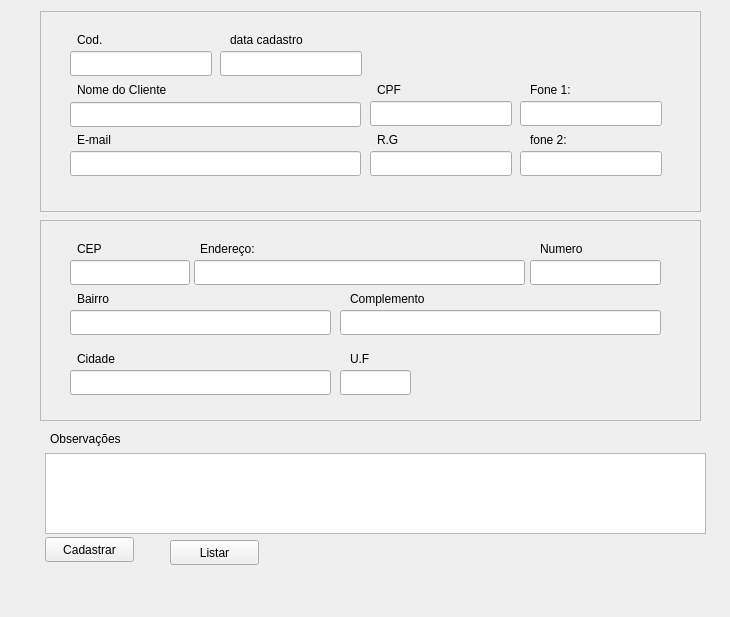
<?xml version="1.0" encoding="UTF-8"?>
<ui version="4.0">
 <class>MainWindow</class>
 <widget class="QMainWindow" name="MainWindow">
  <property name="geometry">
   <rect>
    <x>0</x>
    <y>0</y>
    <width>730</width>
    <height>617</height>
   </rect>
  </property>
  <property name="windowTitle">
   <string>MainWindow</string>
  </property>
  <widget class="QWidget" name="centralwidget">
   <widget class="QFrame" name="frame_2">
    <property name="geometry">
     <rect>
      <x>40</x>
      <y>11</y>
      <width>661</width>
      <height>201</height>
     </rect>
    </property>
    <property name="frameShape">
     <enum>QFrame::StyledPanel</enum>
    </property>
    <property name="frameShadow">
     <enum>QFrame::Raised</enum>
    </property>
    <widget class="QLabel" name="label_3">
     <property name="geometry">
      <rect>
       <x>190</x>
       <y>20</y>
       <width>93</width>
       <height>17</height>
      </rect>
     </property>
     <property name="text">
      <string>data cadastro</string>
     </property>
    </widget>
    <widget class="QLineEdit" name="ldData">
     <property name="geometry">
      <rect>
       <x>180</x>
       <y>40</y>
       <width>142</width>
       <height>25</height>
      </rect>
     </property>
    </widget>
    <widget class="QLineEdit" name="ldNome">
     <property name="geometry">
      <rect>
       <x>30</x>
       <y>91</y>
       <width>291</width>
       <height>25</height>
      </rect>
     </property>
     <property name="maximumSize">
      <size>
       <width>500</width>
       <height>16777215</height>
      </size>
     </property>
    </widget>
    <widget class="QLabel" name="label">
     <property name="geometry">
      <rect>
       <x>37</x>
       <y>70</y>
       <width>141</width>
       <height>17</height>
      </rect>
     </property>
     <property name="maximumSize">
      <size>
       <width>200</width>
       <height>16777215</height>
      </size>
     </property>
     <property name="text">
      <string>Nome do Cliente</string>
     </property>
    </widget>
    <widget class="QLabel" name="label_7">
     <property name="geometry">
      <rect>
       <x>337</x>
       <y>70</y>
       <width>71</width>
       <height>17</height>
      </rect>
     </property>
     <property name="maximumSize">
      <size>
       <width>200</width>
       <height>16777215</height>
      </size>
     </property>
     <property name="text">
      <string>CPF</string>
     </property>
    </widget>
    <widget class="QLineEdit" name="ldrg">
     <property name="geometry">
      <rect>
       <x>330</x>
       <y>140</y>
       <width>142</width>
       <height>25</height>
      </rect>
     </property>
    </widget>
    <widget class="QLabel" name="label_10">
     <property name="geometry">
      <rect>
       <x>490</x>
       <y>120</y>
       <width>71</width>
       <height>17</height>
      </rect>
     </property>
     <property name="maximumSize">
      <size>
       <width>200</width>
       <height>16777215</height>
      </size>
     </property>
     <property name="text">
      <string>fone 2:</string>
     </property>
    </widget>
    <widget class="QLabel" name="label_11">
     <property name="geometry">
      <rect>
       <x>490</x>
       <y>70</y>
       <width>71</width>
       <height>17</height>
      </rect>
     </property>
     <property name="maximumSize">
      <size>
       <width>200</width>
       <height>16777215</height>
      </size>
     </property>
     <property name="text">
      <string>Fone 1:</string>
     </property>
    </widget>
    <widget class="QLabel" name="label_8">
     <property name="geometry">
      <rect>
       <x>337</x>
       <y>120</y>
       <width>71</width>
       <height>17</height>
      </rect>
     </property>
     <property name="maximumSize">
      <size>
       <width>200</width>
       <height>16777215</height>
      </size>
     </property>
     <property name="text">
      <string>R.G</string>
     </property>
    </widget>
    <widget class="QLineEdit" name="ldcpf">
     <property name="geometry">
      <rect>
       <x>330</x>
       <y>90</y>
       <width>142</width>
       <height>25</height>
      </rect>
     </property>
    </widget>
    <widget class="QLineEdit" name="ldfone2">
     <property name="geometry">
      <rect>
       <x>480</x>
       <y>140</y>
       <width>142</width>
       <height>25</height>
      </rect>
     </property>
    </widget>
    <widget class="QLabel" name="label_13">
     <property name="geometry">
      <rect>
       <x>37</x>
       <y>120</y>
       <width>71</width>
       <height>17</height>
      </rect>
     </property>
     <property name="maximumSize">
      <size>
       <width>200</width>
       <height>16777215</height>
      </size>
     </property>
     <property name="text">
      <string>E-mail</string>
     </property>
    </widget>
    <widget class="QLineEdit" name="ldemail">
     <property name="geometry">
      <rect>
       <x>30</x>
       <y>140</y>
       <width>291</width>
       <height>25</height>
      </rect>
     </property>
    </widget>
    <widget class="QLineEdit" name="ldNome_12">
     <property name="geometry">
      <rect>
       <x>30</x>
       <y>40</y>
       <width>142</width>
       <height>25</height>
      </rect>
     </property>
    </widget>
    <widget class="QLabel" name="label_16">
     <property name="geometry">
      <rect>
       <x>37</x>
       <y>20</y>
       <width>71</width>
       <height>17</height>
      </rect>
     </property>
     <property name="maximumSize">
      <size>
       <width>200</width>
       <height>16777215</height>
      </size>
     </property>
     <property name="text">
      <string>Cod.</string>
     </property>
    </widget>
    <widget class="QLineEdit" name="ldfone1">
     <property name="geometry">
      <rect>
       <x>480</x>
       <y>90</y>
       <width>142</width>
       <height>25</height>
      </rect>
     </property>
    </widget>
   </widget>
   <widget class="QFrame" name="frame">
    <property name="geometry">
     <rect>
      <x>40</x>
      <y>220</y>
      <width>661</width>
      <height>201</height>
     </rect>
    </property>
    <property name="frameShape">
     <enum>QFrame::StyledPanel</enum>
    </property>
    <property name="frameShadow">
     <enum>QFrame::Raised</enum>
    </property>
    <widget class="QLineEdit" name="ldnumero">
     <property name="geometry">
      <rect>
       <x>490</x>
       <y>40</y>
       <width>131</width>
       <height>25</height>
      </rect>
     </property>
    </widget>
    <widget class="QLineEdit" name="ldrua">
     <property name="geometry">
      <rect>
       <x>154</x>
       <y>40</y>
       <width>331</width>
       <height>25</height>
      </rect>
     </property>
     <property name="maximumSize">
      <size>
       <width>500</width>
       <height>16777215</height>
      </size>
     </property>
    </widget>
    <widget class="QLabel" name="label_9">
     <property name="geometry">
      <rect>
       <x>37</x>
       <y>70</y>
       <width>93</width>
       <height>17</height>
      </rect>
     </property>
     <property name="text">
      <string>Bairro</string>
     </property>
    </widget>
    <widget class="QLineEdit" name="ldbairro">
     <property name="geometry">
      <rect>
       <x>30</x>
       <y>90</y>
       <width>261</width>
       <height>25</height>
      </rect>
     </property>
    </widget>
    <widget class="QLineEdit" name="ldcep">
     <property name="geometry">
      <rect>
       <x>30</x>
       <y>40</y>
       <width>120</width>
       <height>25</height>
      </rect>
     </property>
    </widget>
    <widget class="QLabel" name="label_4">
     <property name="geometry">
      <rect>
       <x>160</x>
       <y>20</y>
       <width>68</width>
       <height>17</height>
      </rect>
     </property>
     <property name="maximumSize">
      <size>
       <width>200</width>
       <height>16777215</height>
      </size>
     </property>
     <property name="text">
      <string>Endereço:</string>
     </property>
    </widget>
    <widget class="QLabel" name="label_5">
     <property name="geometry">
      <rect>
       <x>500</x>
       <y>20</y>
       <width>71</width>
       <height>17</height>
      </rect>
     </property>
     <property name="maximumSize">
      <size>
       <width>200</width>
       <height>16777215</height>
      </size>
     </property>
     <property name="text">
      <string>Numero</string>
     </property>
    </widget>
    <widget class="QLabel" name="label_6">
     <property name="geometry">
      <rect>
       <x>37</x>
       <y>20</y>
       <width>27</width>
       <height>17</height>
      </rect>
     </property>
     <property name="maximumSize">
      <size>
       <width>200</width>
       <height>16777215</height>
      </size>
     </property>
     <property name="text">
      <string>CEP</string>
     </property>
    </widget>
    <widget class="QLineEdit" name="ldcomplemento">
     <property name="geometry">
      <rect>
       <x>300</x>
       <y>90</y>
       <width>321</width>
       <height>25</height>
      </rect>
     </property>
    </widget>
    <widget class="QLabel" name="label_12">
     <property name="geometry">
      <rect>
       <x>310</x>
       <y>70</y>
       <width>101</width>
       <height>17</height>
      </rect>
     </property>
     <property name="maximumSize">
      <size>
       <width>200</width>
       <height>16777215</height>
      </size>
     </property>
     <property name="text">
      <string>Complemento</string>
     </property>
    </widget>
    <widget class="QLineEdit" name="ldcidade">
     <property name="geometry">
      <rect>
       <x>30</x>
       <y>150</y>
       <width>261</width>
       <height>25</height>
      </rect>
     </property>
    </widget>
    <widget class="QLineEdit" name="lduf">
     <property name="geometry">
      <rect>
       <x>300</x>
       <y>150</y>
       <width>71</width>
       <height>25</height>
      </rect>
     </property>
    </widget>
    <widget class="QLabel" name="label_14">
     <property name="geometry">
      <rect>
       <x>37</x>
       <y>130</y>
       <width>93</width>
       <height>17</height>
      </rect>
     </property>
     <property name="text">
      <string>Cidade</string>
     </property>
    </widget>
    <widget class="QLabel" name="label_15">
     <property name="geometry">
      <rect>
       <x>310</x>
       <y>130</y>
       <width>41</width>
       <height>17</height>
      </rect>
     </property>
     <property name="text">
      <string>U.F</string>
     </property>
    </widget>
   </widget>
   <widget class="QPushButton" name="btnCadastrar">
    <property name="geometry">
     <rect>
      <x>45</x>
      <y>537</y>
      <width>89</width>
      <height>25</height>
     </rect>
    </property>
    <property name="text">
     <string>Cadastrar</string>
    </property>
   </widget>
   <widget class="QTextEdit" name="textEdit">
    <property name="geometry">
     <rect>
      <x>45</x>
      <y>453</y>
      <width>661</width>
      <height>81</height>
     </rect>
    </property>
   </widget>
   <widget class="QLabel" name="label_2">
    <property name="geometry">
     <rect>
      <x>50</x>
      <y>430</y>
      <width>151</width>
      <height>17</height>
     </rect>
    </property>
    <property name="text">
     <string>Observações</string>
    </property>
   </widget>
   <widget class="QPushButton" name="btnlistar">
    <property name="geometry">
     <rect>
      <x>170</x>
      <y>540</y>
      <width>89</width>
      <height>25</height>
     </rect>
    </property>
    <property name="text">
     <string>Listar</string>
    </property>
   </widget>
  </widget>
  <widget class="QMenuBar" name="menubar">
   <property name="geometry">
    <rect>
     <x>0</x>
     <y>0</y>
     <width>730</width>
     <height>22</height>
    </rect>
   </property>
  </widget>
 </widget>
 <resources/>
 <connections/>
</ui>
